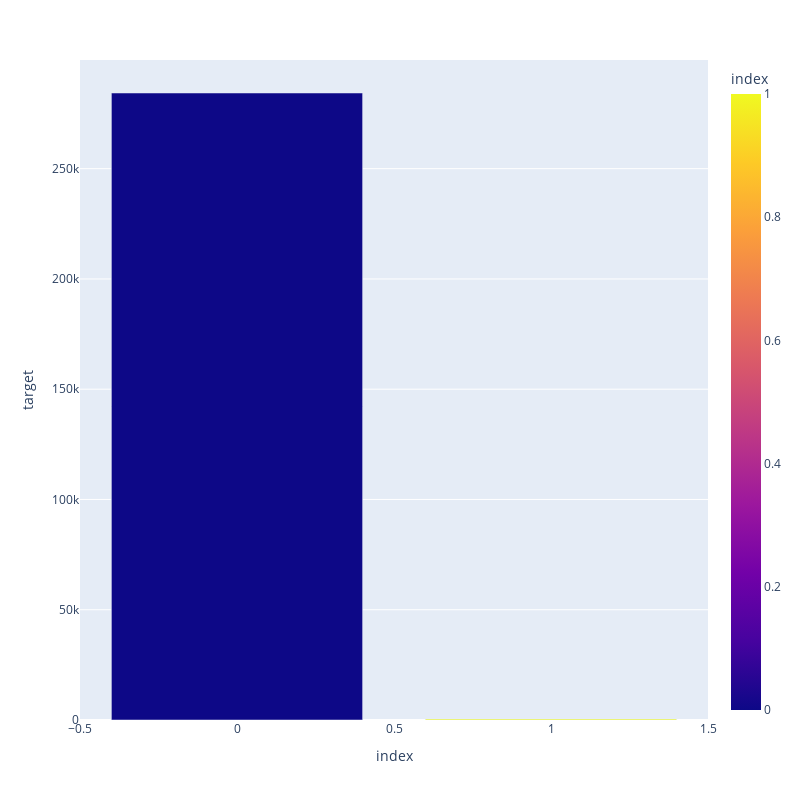

Source (notebook cell):
### Code cell
(
df["target"]
.value_counts()
.reset_index()
.plot.bar(x="index", y= "target", color="index", height= 800, width= 800)
 )

### Figure 1 — Plotly figure (JSON) as saved in the notebook; plotly's stock layout.template omitted (floating-point values rounded to 4 significant figures)
{"data": [{"alignmentgroup": "True", "hovertemplate": "index=%{marker.color}<br>target=%{y}<extra></extra>", "legendgroup": "", "marker": {"color": [0, 1], "coloraxis": "coloraxis", "pattern": {"shape": ""}}, "name": "", "offsetgroup": "", "orientation": "v", "showlegend": false, "textposition": "auto", "type": "bar", "x": [0, 1], "xaxis": "x", "y": [284315, 492], "yaxis": "y"}], "layout": {"barmode": "relative", "coloraxis": {"colorbar": {"title": {"text": "index"}}, "colorscale": [[0, "#0d0887"], [0.1111, "#46039f"], [0.2222, "#7201a8"], [0.3333, "#9c179e"], [0.4444, "#bd3786"], [0.5556, "#d8576b"], [0.6667, "#ed7953"], [0.7778, "#fb9f3a"], [0.8889, "#fdca26"], [1, "#f0f921"]]}, "height": 800, "legend": {"tracegroupgap": 0}, "margin": {"t": 60}, "width": 800, "xaxis": {"anchor": "y", "domain": [0, 1], "title": {"text": "index"}}, "yaxis": {"anchor": "x", "domain": [0, 1], "title": {"text": "target"}}}}
